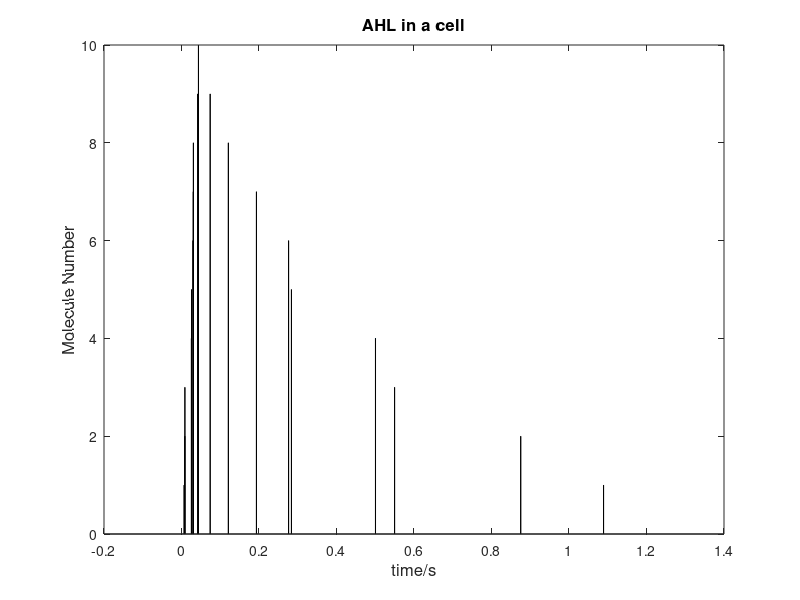

Write the MATLAB code that produced this figure.
clear all
AHL=0;  %nM
LuxR=10; %nM
LuxI=10; %nM
RA=0;   %nM
AHLprecursor=100;        %nM

alpha_AHL=0.167; %AHL production rate : nM/s
alpha_LuxR=0.0167; %LuxR production rate : nM/s
miu=0.0038; %substance dissolution rate : s-1

k_diff=1.83; % AHL transfer rate between invitro and invivio : s-1
k_RA_ON=0.03;
3; % AHL and LuxR combination rate : nM-1*s-1
k_RA_OFF=0.167; % LuxR&AHL complex decomposation rate : s-1 
c=[alpha_LuxR,alpha_LuxR,miu,miu,alpha_AHL,k_diff,k_RA_ON,k_RA_OFF];
x=[LuxI,LuxR,AHLprecursor,AHL,RA]';
S=[1,0,-1,0,-1,0,0,0;0,1,0,-1,0,0,-1,1;0,0,0,0,-1,0,0,0;0,0,0,0,1,-1,-1,1;0,0,0,0,0,0,1,-1];
T=1;
[a,b]=size(S);
tlst=0;
AHLlst=0;
for k=1:1:20
    hlist=[];
    for i=1:1:b
        if i==1||2
            hadd=c(i);
        end
        if i==3
            hadd=c(i)*x(1);
        end
        if i==4
            hadd=c(i)*x(2);
        end
        if i==5
            hadd=c(i)*x(1)*x(3);
        end
        if i==6
            hadd=c(i)*x(4);
        end
        if i==7
            hadd=c(i)*x(4)*x(2);
        end    
        if i==8
            hadd=c(i)*x(5);
        end
        hlist=[hlist,hadd];
    end

    h0=sum(hlist);
    tadd=exprnd(1/h0);
    hlist2=hlist./h0;

    for i=2:1:length(hlist2)
        hlist2(i)=hlist2(i)+hlist2(i-1);
    end
    p=rand;
    if p<hlist2(1)
        id = 1;
    else
        for t=1:1:length(hlist2)-1
            if p>=hlist2(t)&&p<=hlist2(t+1)          
                id=t+1;
            end

        end
    end
    AHLlst=[AHLlst,x(end-1)];
    x=x+S(:,id);
    tlst=[tlst,tlst(end)+tadd];
end
bar(tlst,AHLlst)
xlabel('time/s','FontSize',12);
ylabel('Molecule Number','FontSize',12);
title('AHL in a cell','FontSize',12)